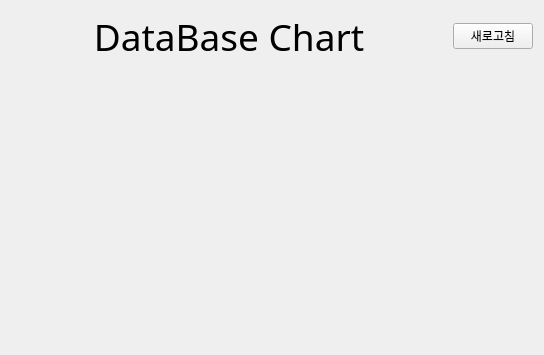
<?xml version="1.0" encoding="UTF-8"?>
<ui version="4.0">
 <class>Tab7DatabaseChartPlot</class>
 <widget class="QWidget" name="Tab7DatabaseChartPlot">
  <property name="geometry">
   <rect>
    <x>0</x>
    <y>0</y>
    <width>544</width>
    <height>355</height>
   </rect>
  </property>
  <property name="windowTitle">
   <string>Form</string>
  </property>
  <layout class="QVBoxLayout" name="verticalLayout" stretch="1,9">
   <item>
    <layout class="QHBoxLayout" name="horizontalLayout" stretch="9,1">
     <item>
      <widget class="QLabel" name="label">
       <property name="font">
        <font>
         <family>Tw Cen MT Condensed Extra Bold</family>
         <pointsize>28</pointsize>
        </font>
       </property>
       <property name="text">
        <string>DataBase Chart</string>
       </property>
       <property name="alignment">
        <set>Qt::AlignCenter</set>
       </property>
      </widget>
     </item>
     <item>
      <widget class="QPushButton" name="pPBRefresh">
       <property name="text">
        <string>새로고침</string>
       </property>
      </widget>
     </item>
    </layout>
   </item>
   <item>
    <layout class="QHBoxLayout" name="pHLayoutChart"/>
   </item>
  </layout>
 </widget>
 <resources/>
 <connections/>
</ui>
